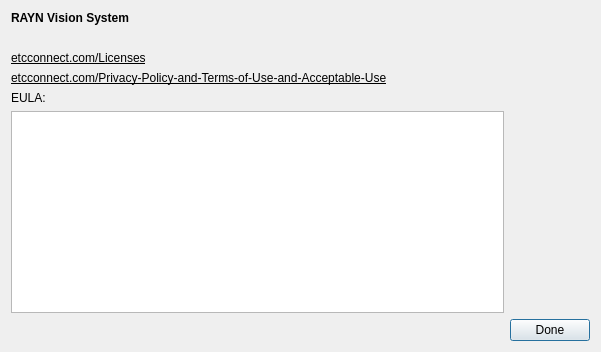
<?xml version="1.0" encoding="UTF-8"?>
<ui version="4.0">
 <class>AboutDialog</class>
 <widget class="QDialog" name="AboutDialog">
  <property name="windowModality">
   <enum>Qt::NonModal</enum>
  </property>
  <property name="geometry">
   <rect>
    <x>0</x>
    <y>0</y>
    <width>601</width>
    <height>352</height>
   </rect>
  </property>
  <property name="windowTitle">
   <string>About</string>
  </property>
  <property name="modal">
   <bool>true</bool>
  </property>
  <layout class="QGridLayout" name="gridLayout_2">
   <item row="0" column="0">
    <layout class="QGridLayout" name="gridLayout" columnstretch="1,0">
     <item row="6" column="0">
      <widget class="QPlainTextEdit" name="eula_plain_text_edit">
       <property name="readOnly">
        <bool>true</bool>
       </property>
      </widget>
     </item>
     <item row="5" column="0">
      <widget class="QLabel" name="label_4">
       <property name="text">
        <string>EULA:</string>
       </property>
      </widget>
     </item>
     <item row="2" column="0">
      <widget class="QLabel" name="version_label">
       <property name="text">
        <string/>
       </property>
      </widget>
     </item>
     <item row="9" column="1">
      <widget class="QPushButton" name="done_button">
       <property name="text">
        <string>Done</string>
       </property>
       <property name="default">
        <bool>true</bool>
       </property>
      </widget>
     </item>
     <item row="3" column="0">
      <widget class="QLabel" name="license_link">
       <property name="text">
        <string>&lt;html&gt;&lt;head/&gt;&lt;body&gt;&lt;p&gt;&lt;span style=&quot; text-decoration: underline;&quot;&gt;etcconnect.com/Licenses&lt;/span&gt;&lt;/p&gt;&lt;/body&gt;&lt;/html&gt;</string>
       </property>
      </widget>
     </item>
     <item row="0" column="0">
      <widget class="QLabel" name="label">
       <property name="text">
        <string>&lt;html&gt;&lt;head/&gt;&lt;body&gt;&lt;p&gt;&lt;span style=&quot; font-weight:700;&quot;&gt;RAYN Vision System&lt;/span&gt;&lt;/p&gt;&lt;/body&gt;&lt;/html&gt;</string>
       </property>
      </widget>
     </item>
     <item row="4" column="0">
      <widget class="QLabel" name="privacy_link">
       <property name="text">
        <string>&lt;html&gt;&lt;head/&gt;&lt;body&gt;&lt;p&gt;&lt;span style=&quot; text-decoration: underline;&quot;&gt;etcconnect.com/Privacy-Policy-and-Terms-of-Use-and-Acceptable-Use&lt;/span&gt;&lt;/p&gt;&lt;/body&gt;&lt;/html&gt;</string>
       </property>
      </widget>
     </item>
    </layout>
   </item>
  </layout>
 </widget>
 <resources/>
 <connections/>
</ui>
